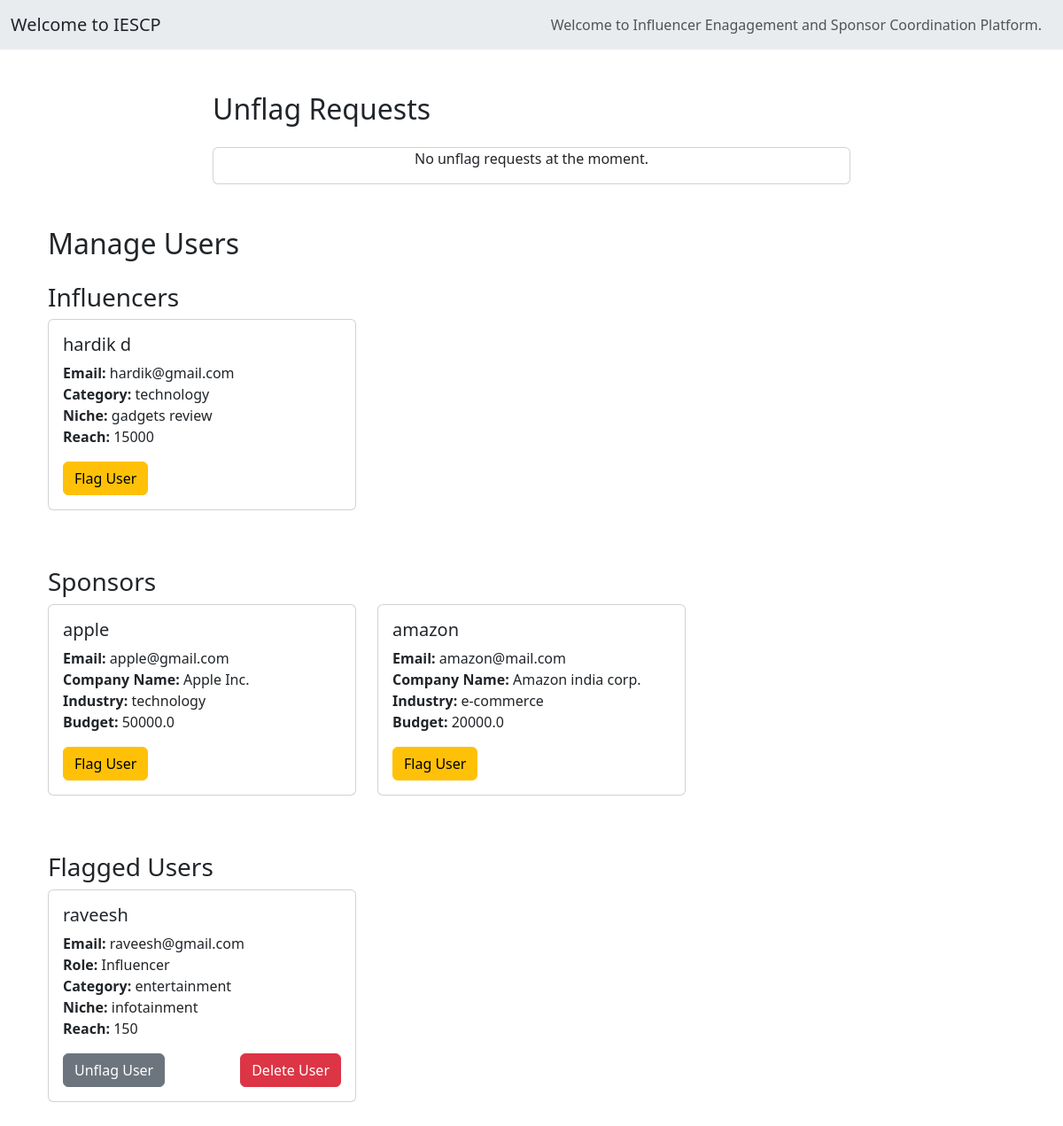
Screenshot of /admin/manage_users with the database file from the repository.
### models.py (models this page shows)
class User(db.Model):
    __tablename__ = 'users'
    id = db.Column(db.Integer, autoincrement=True,primary_key=True)
    username = db.Column(db.String(100), unique=True, nullable=False)
    email = db.Column(db.String(100), unique=True, nullable=False)
    password = db.Column(db.String(200), nullable=False)
    role = db.Column(db.String(50), nullable=False)  # 'admin', 'sponsor', 'influencer'
    flagged = db.Column(db.Boolean, default=False)
    flagged_notification = db.Column(db.Boolean, default=False)
    unflag_request = db.Column(db.String(500), nullable=False)                   # to uflag mesg
    company_name = db.Column(db.String(100), nullable=True)
    industry = db.Column(db.String(100), nullable=True)
    budget = db.Column(db.Float, nullable=True)
    category = db.Column(db.String(100), nullable=True)
    niche = db.Column(db.String(100), nullable=True)
    reach = db.Column(db.Integer, nullable=True)

### main.py (the view)
@app.route('/admin/manage_users')
def manage_users():
    influencers = User.query.filter_by(role='influencer').all()
    sponsors = User.query.filter_by(role='sponsor').all()
    flagged_users = User.query.filter_by(flagged=True).all()
    return render_template('/admin/manage_users.html', influencers=influencers, sponsors=sponsors, flagged_users=flagged_users)

### templates/admin/manage_users.html (shortened to what this page needs)
{% extends 'base.html' %}
{% block content %}
<div class="container mt-5 col-8">
    <h2 class="mb-4">Unflag Requests</h2>
    <div class="card">
    {% if requests %}
        <table class="table table-bordered">
            <thead>
                <tr>
                    <th>Username</th>
                    <th>Unflag Request</th>
                    <th>Action</th>
                </tr>
            </thead>
            <tbody>
                {% for request in requests %}
                    <tr>
                        <td>{{ request.username }}</td>
                        <td>{{ request.unflag_request }}</td>
                        <td>
                            <form method="POST" action="{{ url_for('approve_unflag', user_id=request.id) }}">
                                <button type="submit" class="btn btn-success">Approve</button>
                            </form>
                        </td>
                    </tr>
                {% endfor %}
            </tbody>
        </table>
    {% else %}
        <p class="text-md-center">No unflag requests at the moment.</p>
    {% endif %}
    </div>
</div>
<div class="container mt-5">
    <h2 class="mb-4">Manage Users</h2>
    <div class="mb-5">
        <h3>Influencers</h3>
        <div class="row">
            {% for influencer in influencers %}
                {% if not influencer.flagged %}
                    <div class="col-md-4 mb-3">
                        <div class="card">
                            <div class="card-body">
                                <h5 class="card-title">{{ influencer.username }}</h5>
                                <p class="card-text">
                                    <strong>Email:</strong> {{ influencer.email }}<br>
                                    <strong>Category:</strong> {{ influencer.category }}<br>
                                    <strong>Niche:</strong> {{ influencer.niche }}<br>
                                    <strong>Reach:</strong> {{ influencer.reach }}
                                </p>
                                <form method="POST" action="{{ url_for('flag_user', user_id=influencer.id) }}">
                                    <button type="submit" class="btn btn-warning">Flag User</button>
                                </form>
                            </div>
                        </div>
                    </div>
                {% endif %}
            {% endfor %}
        </div>
    </div>
    <div class="mb-5">
        <h3>Sponsors</h3>
        <div class="row">
            {% for sponsor in sponsors %}
                {% if not sponsor.flagged %}
                    <div class="col-md-4 mb-3">
                        <div class="card">
                            <div class="card-body">
                                <h5 class="card-title">{{ sponsor.username }}</h5>
                                <p class="card-text">
                                    <strong>Email:</strong> {{ sponsor.email }}<br>
                                    <strong>Company Name:</strong> {{ sponsor.company_name }}<br>
                                    <strong>Industry:</strong> {{ sponsor.industry }}<br>
                                    <strong>Budget:</strong> {{ sponsor.budget }}
                                </p>
                                <form method="POST" action="{{ url_for('flag_user', user_id=sponsor.id) }}">
                                    <button type="submit" class="btn btn-warning">Flag User</button>
                                </form>
                            </div>
                        </div>
                    </div>
                {% endif %}
            {% endfor %}
        </div>
    </div>
    <div class="mb-5">
        <h3>Flagged Users</h3>
        <div class="row">
            {% for user in flagged_users %}
            <div class="col-md-4 mb-3">
                <div class="card">
                    <div class="card-body">
                        <h5 class="card-title">{{ user.username }}</h5>
                        <p class="card-text">
                            <strong>Email:</strong> {{ user.email }}<br>
                            <strong>Role:</strong> {{ user.role.capitalize() }}<br>
                            {% if user.role == 'sponsor' %}
                            <strong>Company Name:</strong> {{ user.company_name }}<br>
                            <strong>Industry:</strong> {{ user.industry }}<br>
                            <strong>Budget:</strong> {{ user.budget }}<br>
                            {% elif user.role == 'influencer' %}
                            <strong>Category:</strong> {{ user.category }}<br>
                            <strong>Niche:</strong> {{ user.niche }}<br>
                            <strong>Reach:</strong> {{ user.reach }}
                            {% endif %}
                        </p>
                        <div class="d-flex justify-content-between">
                            <form method="POST" action="{{ url_for('unflag_user', user_id=user.id) }}" style="display:inline;">
                                <button type="submit" class="btn btn-secondary">Unflag User</button>
                            </form>
                            <form method="POST" action="{{ url_for('delete_user', user_id=user.id) }}">
                                <button type="submit" class="btn btn-danger">Delete User</button>
                            </form>
                        </div>
                    </div>
                </div>
            </div>
            {% endfor %}
        </div>
    </div>
</div>
{% endblock %}

### templates/base.html (shortened to what this page needs)
<!DOCTYPE html>
<html lang="en">
<head>
    <link rel="stylesheet" href="https://maxcdn.bootstrapcdn.com/bootstrap/4.0.0/css/bootstrap.min.css">
    <link href="https://cdn.jsdelivr.net/npm/bootstrap@5.3.3/dist/css/bootstrap.min.css" rel="stylesheet">
</head>
<body>
  <nav class="navbar navbar-expand-lg bg-body-secondary">
    <div class="container-fluid">
      <a class="navbar-brand">
        {% if 'user_id' in session %}
                Welcome {{ session['user_role'].capitalize() }} - {{ session['username'].capitalize() }}
            {% else %}
                Welcome to IESCP
            {% endif %}
      </a>
      <div class="collapse navbar-collapse" id="navbarNav">
        <div class="container-fluid">
          <ul class="navbar-nav ml-auto ms-5  ">
            {% if 'user_id' in session %}
                {% if session['user_role'] == 'sponsor' %}
                    <li class="nav-item ml-auto me-auto"><a class="nav-link" href="{{ url_for('sponsor_profile') }}">Profile</a></li>
                    <li class="nav-item ml-auto me-auto"><a class="nav-link" href="{{ url_for('sponsor_dash') }}">Dashboard</a></li>
                    <li class="nav-item ml-auto me-auto"><a class="nav-link" href="{{ url_for('sponsor_campaigns') }}">Campaigns</a></li>
                    <li class="nav-item ml-auto me-auto"><a class="nav-link" href="{{ url_for('sponsor_influencer') }}">influencer</a></li>
                    <li class="nav-item ml-auto me-auto" ><a class="nav-link" href="{{ url_for('sponsor_dash') }}">Ads Requests</a></li>
                {% elif session['user_role'] == 'admin' %}
                    <li class="nav-item ml-5"><a class="nav-link" href="{{ url_for('admin_dash') }}">Dashboard</a></li>
                    <li class="nav-item ml-5"><a class="nav-link" href="{{ url_for('admin_profile') }}">Profile</a></li>
                    <li class="nav-item ml-5"><a class="nav-link" href="{{ url_for('manage_users') }}">Users</a></li>
                    <li class="nav-item ml-5"><a class="nav-link" href="{{ url_for('manage_campaigns') }}">Campaigns</a></li>
                {% elif session['user_role'] == 'influencer' %}
                    <li class="nav-item ml-5"><a class="nav-link" href="{{ url_for('influencer_profile') }}">Profile</a></li>
                    <li class="nav-item ml-5"><a class="nav-link" href="{{ url_for('influencer_dash') }}">Dashboard</a></li>
                    <li class="nav-item ml-5"><a class="nav-link" href="{{ url_for('ad_requests') }}">Ad requests</a></li>
                {% endif %}
                <li class="nav-item ml-auto">
                    <form class="form-inline my-2 my-lg-0" action="{{ url_for('homepage') }}" method="GET">
                        <input class="form-control mr-sm-2" type="search" placeholder="Search" aria-label="Search" name="query">
                        <button class="btn btn-outline-success my-3 my-sm-0" type="submit">Search</button>
                    </form>
                </li>
                <li class="nav-item ">
                   <a type="button " class="btn btn-outline-danger ms-3 " aria-current="page" href="{{ url_for('logout') }}" >logout</a>
                </li>
            {% else %}
                <li class="nav-item ms-auto">
                    <span class="navbar-text">
                        Welcome to Influencer Enagagement and Sponsor Coordination Platform.
                    </span>
                </li>
            {% endif %}
          </ul>
        </div>
      </div>
    </div>
  </nav>
  <div class="container">
    {% block content %}     {% endblock %}
  </div>
</body>
</html>

### rows the page displays
User: username "hardik d", email "hardik@gmail.com", category "technology", niche "gadgets review", reach "15000"
User: username "apple", email "apple@gmail.com", company_name "Apple Inc.", industry "technology", budget "50000.0"
User: username "amazon", email "amazon@mail.com", company_name "Amazon india corp.", industry "e-commerce", budget "20000.0"
User: username "raveesh", email "raveesh@gmail.com", role "Influencer", category "entertainment", niche "infotainment", reach "150"
